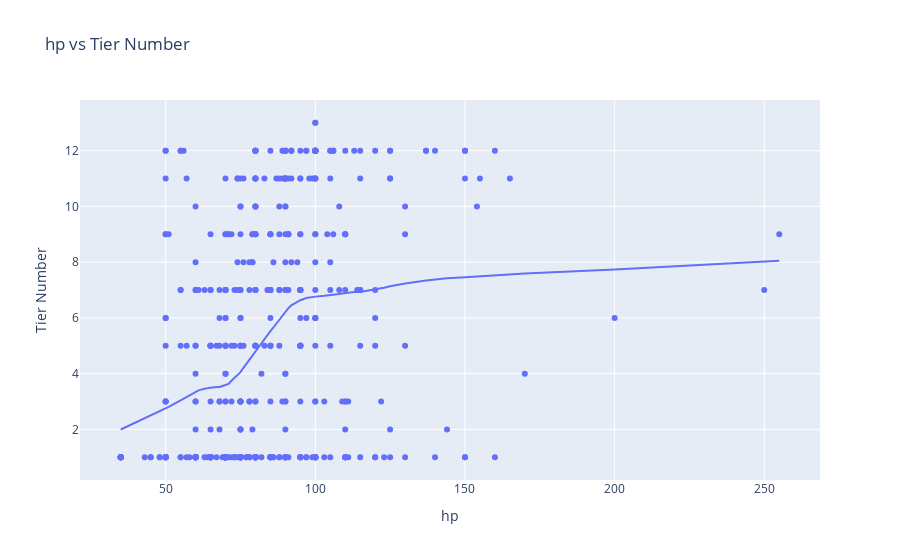
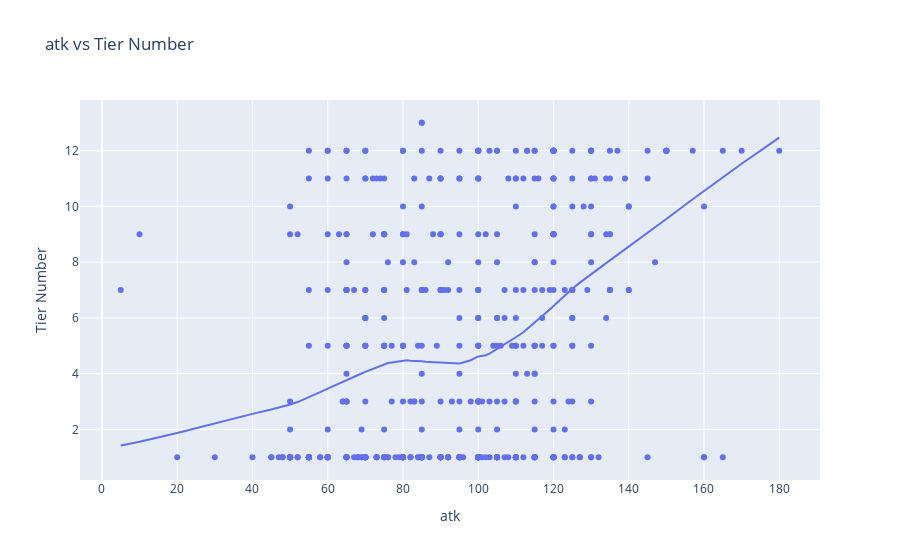
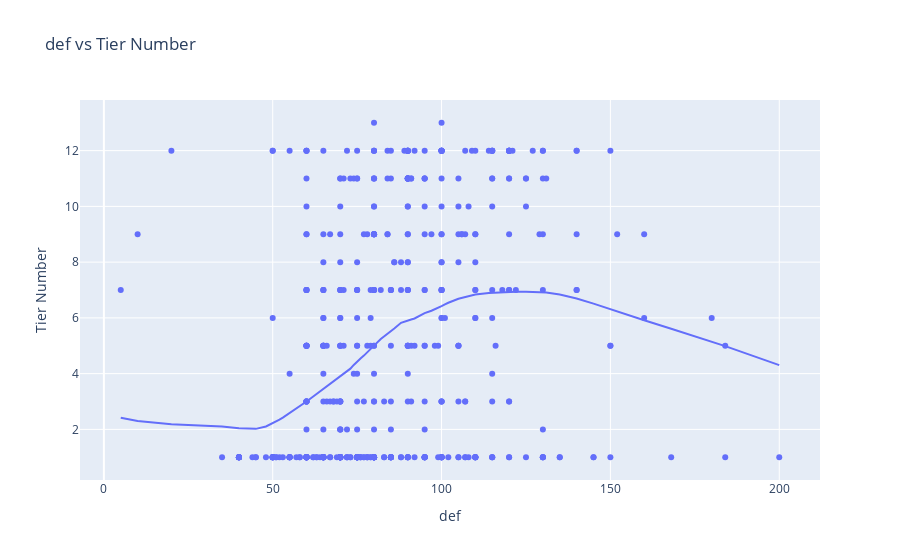
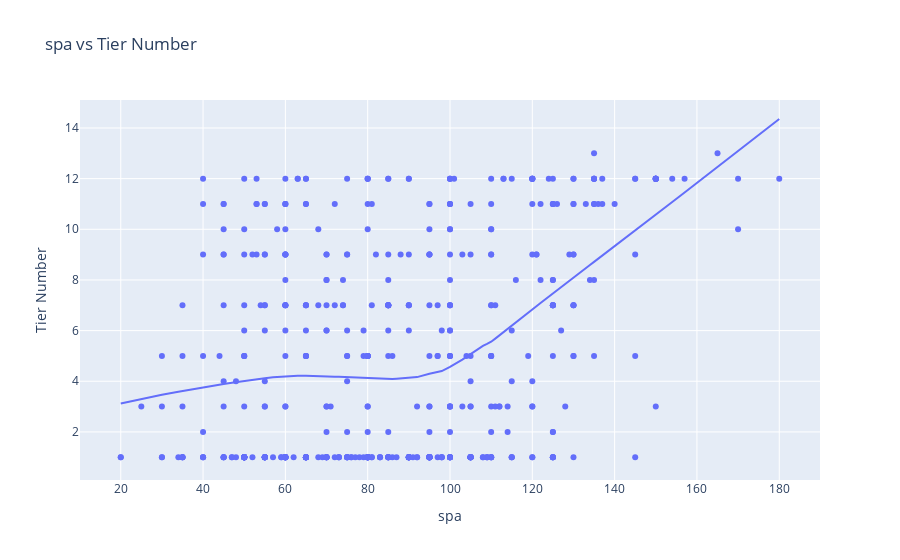

Here is the notebook cell these charts were saved with, in order:
### Markdown cell above
There isn't really much of a distribution here, other than the fact that the vast majority of Pokemon are left to waste away in the ZU tier. A good optimization to make in the future would be to adjust the "tier numbers" to aim for a more uniform distribution, or to incorporate usage rates within each tier as well in order to better seperate all of the pokemon clumped together in ZU.

### Code cell
# stats
stats = ['hp','atk','def','spa','spd','spe','BST']
for i in stats:
  fig = px.scatter(df, x=i, y='tiernum', hover_name='name', trendline='lowess',title = f'{i} vs Tier Number',
                      labels={
                                "tiernum": "Tier Number",
                            }
  )
  fig.show()

### Figure 1 — Plotly figure (JSON) as saved in the notebook; plotly's stock layout.template omitted (floating-point values rounded to 4 significant figures; data arrays with more than 128 entries replaced by an {"elided": "..."} marker saying what was removed)
{"data": [{"hovertemplate": "<b>%{hovertext}</b><br><br>hp=%{x}<br>Tier Number=%{y}<extra></extra>", "hovertext": {"elided": "490 str values"}, "legendgroup": "", "marker": {"color": "#636efa", "symbol": "circle"}, "mode": "markers", "name": "", "orientation": "v", "showlegend": false, "type": "scatter", "x": {"elided": "490 int values"}, "xaxis": "x", "y": {"elided": "490 int values"}, "yaxis": "y"}, {"hovertemplate": "<b>LOWESS trendline</b><br><br>hp=%{x}<br>Tier Number=%{y} <b>(trend)</b><extra></extra>", "legendgroup": "", "marker": {"color": "#636efa", "symbol": "circle"}, "mode": "lines", "name": "", "showlegend": false, "type": "scatter", "x": {"elided": "490 int values"}, "xaxis": "x", "y": {"elided": "490 float values"}, "yaxis": "y"}], "layout": {"legend": {"tracegroupgap": 0}, "title": {"text": "hp vs Tier Number"}, "xaxis": {"anchor": "y", "domain": [0, 1], "title": {"text": "hp"}}, "yaxis": {"anchor": "x", "domain": [0, 1], "title": {"text": "Tier Number"}}}}

### Figure 2 — Plotly figure (JSON) as saved in the notebook; plotly's stock layout.template omitted (floating-point values rounded to 4 significant figures; data arrays with more than 128 entries replaced by an {"elided": "..."} marker saying what was removed)
{"data": [{"hovertemplate": "<b>%{hovertext}</b><br><br>atk=%{x}<br>Tier Number=%{y}<extra></extra>", "hovertext": {"elided": "490 str values"}, "legendgroup": "", "marker": {"color": "#636efa", "symbol": "circle"}, "mode": "markers", "name": "", "orientation": "v", "showlegend": false, "type": "scatter", "x": {"elided": "490 int values"}, "xaxis": "x", "y": {"elided": "490 int values"}, "yaxis": "y"}, {"hovertemplate": "<b>LOWESS trendline</b><br><br>atk=%{x}<br>Tier Number=%{y} <b>(trend)</b><extra></extra>", "legendgroup": "", "marker": {"color": "#636efa", "symbol": "circle"}, "mode": "lines", "name": "", "showlegend": false, "type": "scatter", "x": {"elided": "490 int values"}, "xaxis": "x", "y": {"elided": "490 float values"}, "yaxis": "y"}], "layout": {"legend": {"tracegroupgap": 0}, "title": {"text": "atk vs Tier Number"}, "xaxis": {"anchor": "y", "domain": [0, 1], "title": {"text": "atk"}}, "yaxis": {"anchor": "x", "domain": [0, 1], "title": {"text": "Tier Number"}}}}

### Figure 3 — Plotly figure (JSON) as saved in the notebook; plotly's stock layout.template omitted (floating-point values rounded to 4 significant figures; data arrays with more than 128 entries replaced by an {"elided": "..."} marker saying what was removed)
{"data": [{"hovertemplate": "<b>%{hovertext}</b><br><br>def=%{x}<br>Tier Number=%{y}<extra></extra>", "hovertext": {"elided": "490 str values"}, "legendgroup": "", "marker": {"color": "#636efa", "symbol": "circle"}, "mode": "markers", "name": "", "orientation": "v", "showlegend": false, "type": "scatter", "x": {"elided": "490 int values"}, "xaxis": "x", "y": {"elided": "490 int values"}, "yaxis": "y"}, {"hovertemplate": "<b>LOWESS trendline</b><br><br>def=%{x}<br>Tier Number=%{y} <b>(trend)</b><extra></extra>", "legendgroup": "", "marker": {"color": "#636efa", "symbol": "circle"}, "mode": "lines", "name": "", "showlegend": false, "type": "scatter", "x": {"elided": "490 int values"}, "xaxis": "x", "y": {"elided": "490 float values"}, "yaxis": "y"}], "layout": {"legend": {"tracegroupgap": 0}, "title": {"text": "def vs Tier Number"}, "xaxis": {"anchor": "y", "domain": [0, 1], "title": {"text": "def"}}, "yaxis": {"anchor": "x", "domain": [0, 1], "title": {"text": "Tier Number"}}}}

### Figure 4 — Plotly figure (JSON) as saved in the notebook; plotly's stock layout.template omitted (floating-point values rounded to 4 significant figures; data arrays with more than 128 entries replaced by an {"elided": "..."} marker saying what was removed)
{"data": [{"hovertemplate": "<b>%{hovertext}</b><br><br>spa=%{x}<br>Tier Number=%{y}<extra></extra>", "hovertext": {"elided": "490 str values"}, "legendgroup": "", "marker": {"color": "#636efa", "symbol": "circle"}, "mode": "markers", "name": "", "orientation": "v", "showlegend": false, "type": "scatter", "x": {"elided": "490 int values"}, "xaxis": "x", "y": {"elided": "490 int values"}, "yaxis": "y"}, {"hovertemplate": "<b>LOWESS trendline</b><br><br>spa=%{x}<br>Tier Number=%{y} <b>(trend)</b><extra></extra>", "legendgroup": "", "marker": {"color": "#636efa", "symbol": "circle"}, "mode": "lines", "name": "", "showlegend": false, "type": "scatter", "x": {"elided": "490 int values"}, "xaxis": "x", "y": {"elided": "490 float values"}, "yaxis": "y"}], "layout": {"legend": {"tracegroupgap": 0}, "title": {"text": "spa vs Tier Number"}, "xaxis": {"anchor": "y", "domain": [0, 1], "title": {"text": "spa"}}, "yaxis": {"anchor": "x", "domain": [0, 1], "title": {"text": "Tier Number"}}}}
